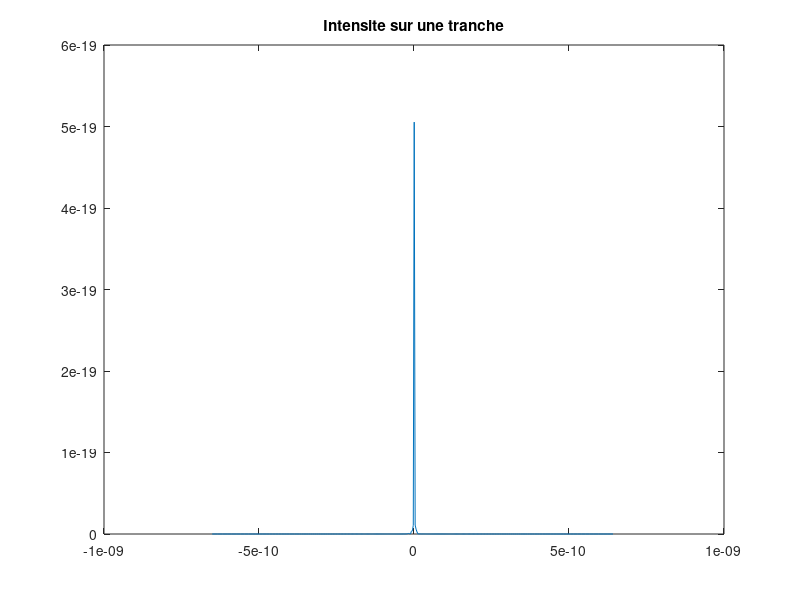

Recreate this plot in MATLAB.
clc;clear all;
I_0=1;

%dimensions
dx=0.6*10^-11;dy=dx;
L=217*dy;
H=-(0.5-2/3)*301*dx;
thetamax=atan(L/(2*H));
theta=-thetamax:0.01:thetamax;
% v_mat=barr(x,y,1000,x(end)/2,3e-11,y(end)/2,20e-11,15e-11,'Carre');

%a : distance qui separe les fentes
%b : epaisseur des fentes
lamda=5*10^-11;
b=20-11;a=15e-11;
alpha=(pi*a/lamda).*sin(theta);
beta=(pi*b/lamda).*sin(theta);


I=I_0.*(cos(alpha).*sin(beta)./beta).^2;


plot(H*tan(theta),I);

hold on
title('Intensite sur une tranche');
hold off